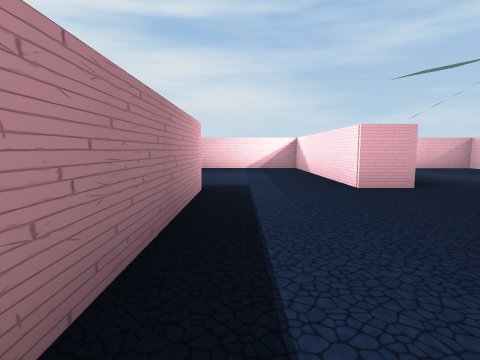
view 1 (above)

16 first-person views from a walk through a scene from a Unity 3-D project. The camera is 1.2 m above the floor, tilts 6° down and sees 80° across. The floor is counted in squares, 2 m on a side. Each view is taken from the middle of a square. On the plan, view 1 faces up. The plan holds only what a view shows up to about 9 squares ahead; the rest is blank. The place goes on beyond the plan. The player character is not drawn.

view 2
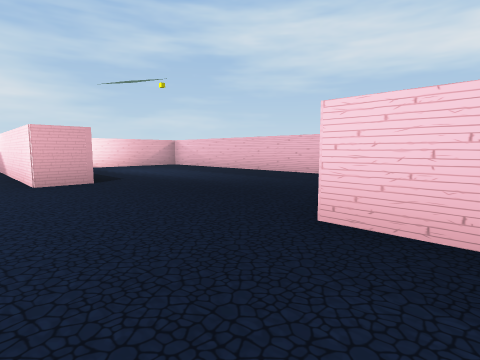

view 3
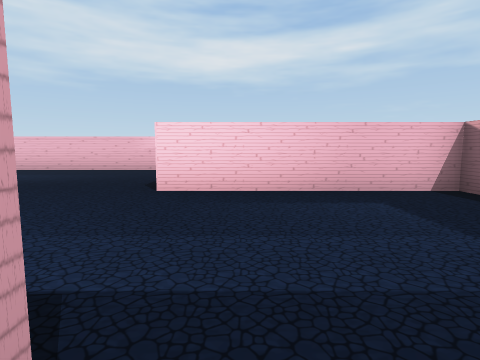

view 4
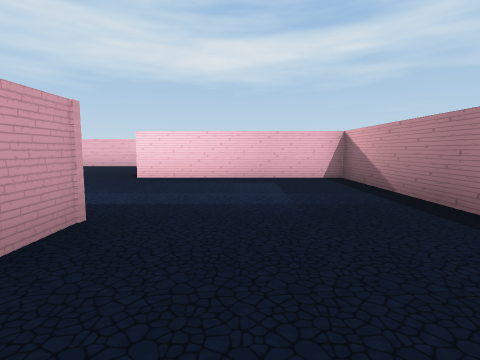

view 5
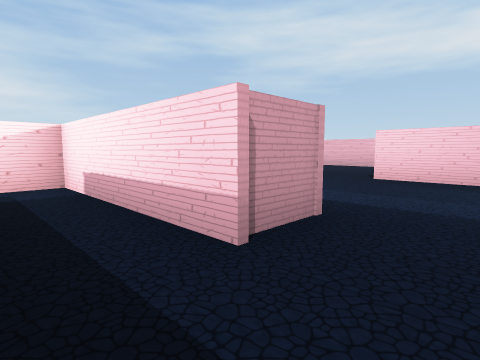

view 6
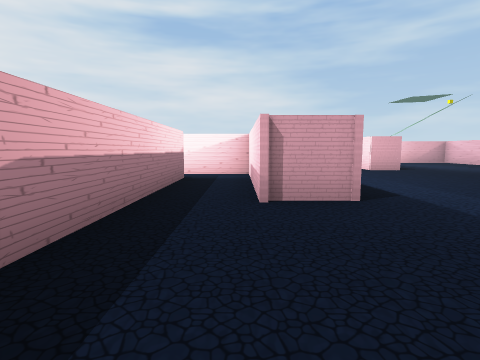

view 7
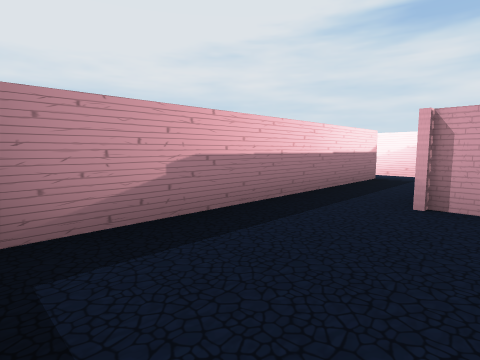

view 8
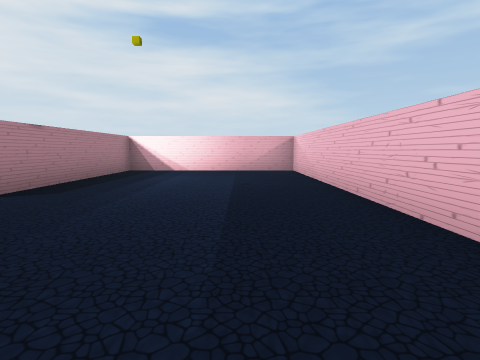

view 9
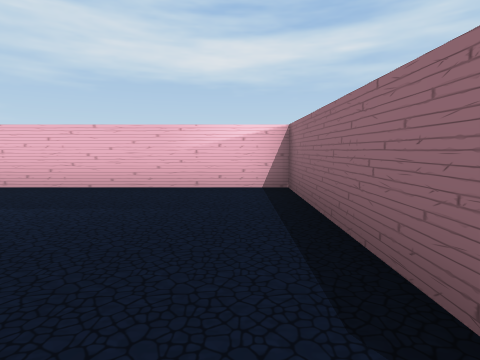

view 10
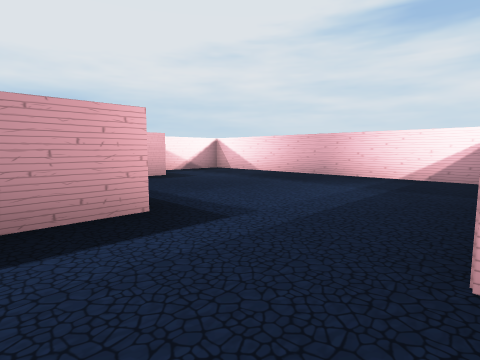

view 11
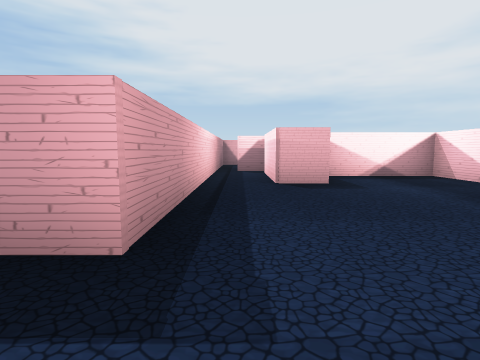

view 12
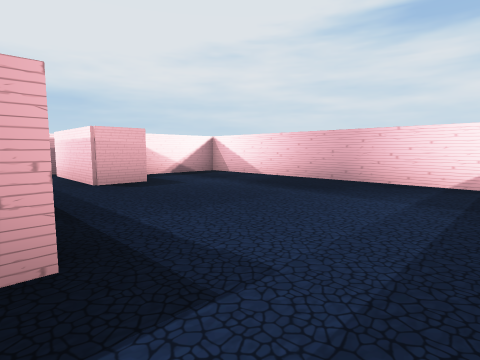

view 13
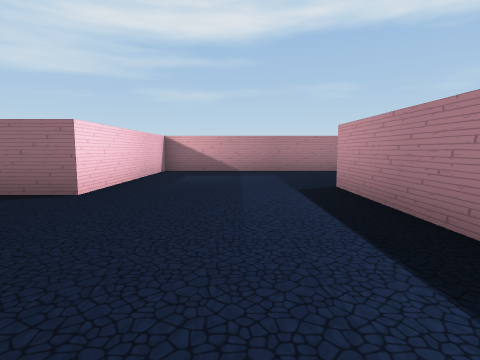

view 14
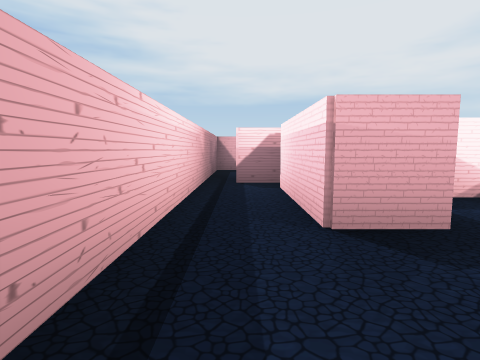

view 15
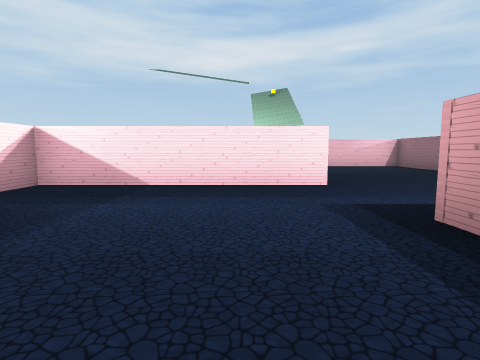

view 16
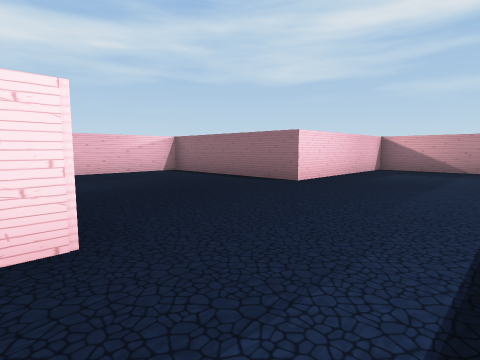

### Floor plan
Points are (right, up) in squares from view 1. A wall is a line through its corners. A room is listed if a view was taken in it or the views show most of it. See-through windows are left out.
Room 1 (views 1, 2, 3, 4, 5, 6, 7, 8, 9, 10, 12, 13)
walls: (2.9, 4.5) (1.9, 4.5); (-0.6, 4.3) (-0.6, -0.7) (-1.8, -0.7) (-1.8, 3.2) (-3.6, 3.2); (-3.2, 2.4) (-3.2, -3.9); (-1.9, -4.2) (3.2, -4.2) (3.2, 0.2) (7.6, 0.2) (7.6, 9.5) (2.8, 9.5) (2.8, 4.8)
ways out: opening at (0.5, 4) to room 2
Room 2 (views 11, 14, 15, 16)
walls: (-4.1, 6.6) (-4.1, 5.6) (-6.6, 5.6); (1.9, 4.5) (1.9, 9.5) (-5.6, 9.5) (-5.6, 7); (-6.6, 4.3) (-0.6, 4.3)
ways out: opening at (0.5, 4) to room 1; opening at (-5.5, 5)

Where each view was taken, in squares from view 1:
view 1: 0 up, 0 right, facing up
view 2: 1 down, 1 right, facing up-right
view 3: 1 down, 1 left, facing right
view 4: 2 down, 3 left, facing right
view 5: 2 down, 3 left, facing up-right
view 6: 4 down, 2 left, facing up
view 7: 4 down, 1 left, facing up-left
view 8: 1 up, 6 right, facing up
view 9: 1 up, 3 right, facing right
view 10: 3 up, 2 right, facing up-left
view 11: 5 up, 1 right, facing left
view 12: 4 up, 1 right, facing up-left
view 13: 4 up, 1 right, facing down
view 14: 5 up, 2 left, facing left
view 15: 6 up, 3 left, facing right
view 16: 5 up, 0 right, facing down-right
